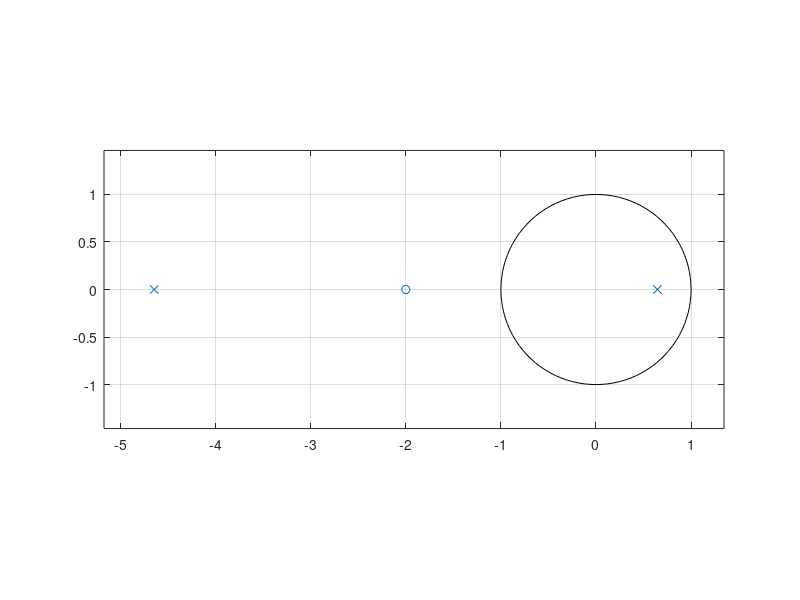
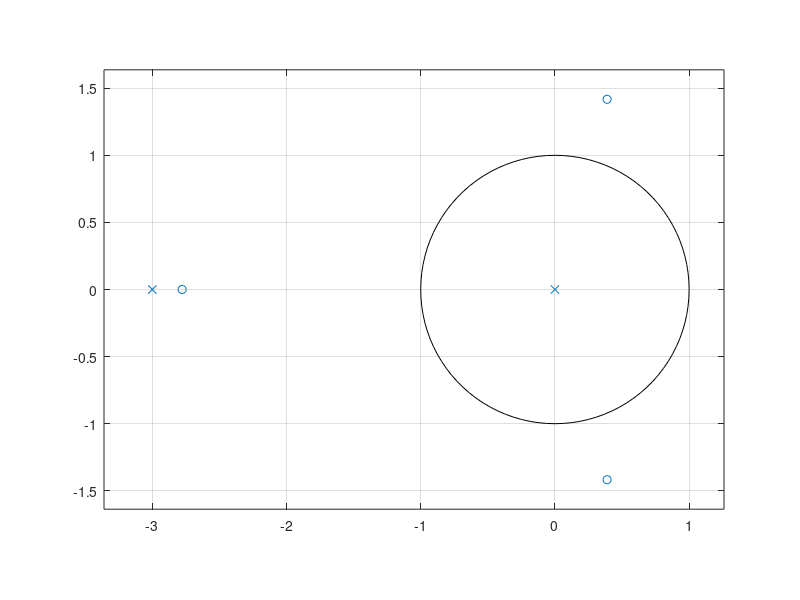
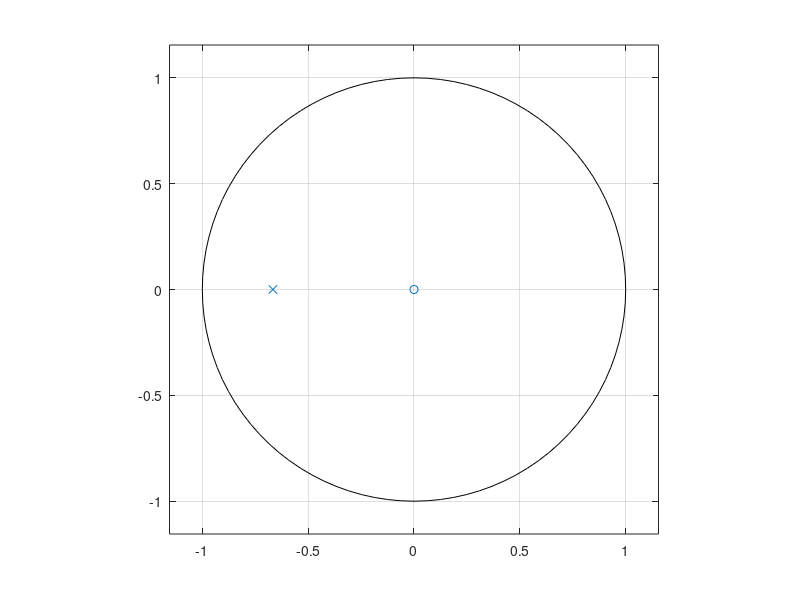

MATLAB code for these plots, in order:
pkg load signal
figure;
num=[2,4];den=[1,4,-3];
[z,p,k]=tf2zp(num,den);
zplane(z,p)
roots(den)

figure;
num=[1,2,0,6];den=[1,3,0];
[z,p,k]=tf2zp(num,den);
zplane(z,p)
roots(den)

figure;
num=[1,0];den=[-1/2,-1/3];
[z,p,k]=tf2zp(num,den);
zplane(z,p)
roots(den)




